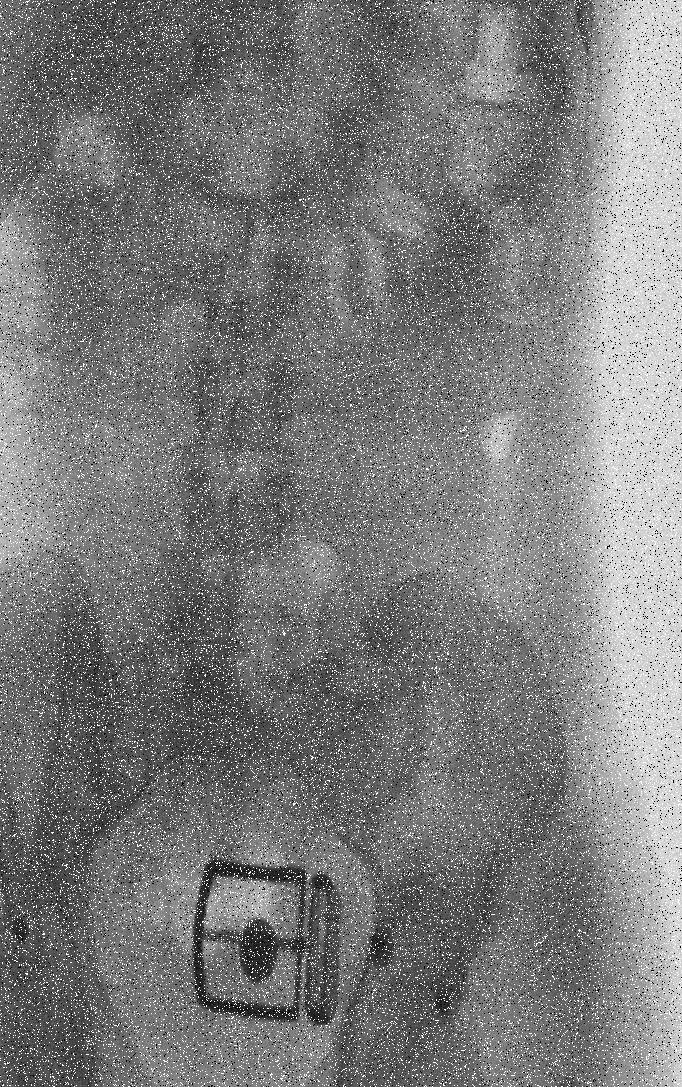
#> input picture HW3/Q4/Noisy_Spine.png, 682 x 1087 px
$ jupyter execute Q4.ipynb
#> lines starting #> are read from the running program, lines starting #| are printed output that depends on the picture
[cell 1]
import cv2 as cv
import numpy as np
import matplotlib.pyplot as plt

img = cv.imread('Noisy_Spine.png', 0)
#> img is the input picture: shape (1087, 682); min 0, max 255, mean 123.5

# A
med = cv.medianBlur(img, 5)
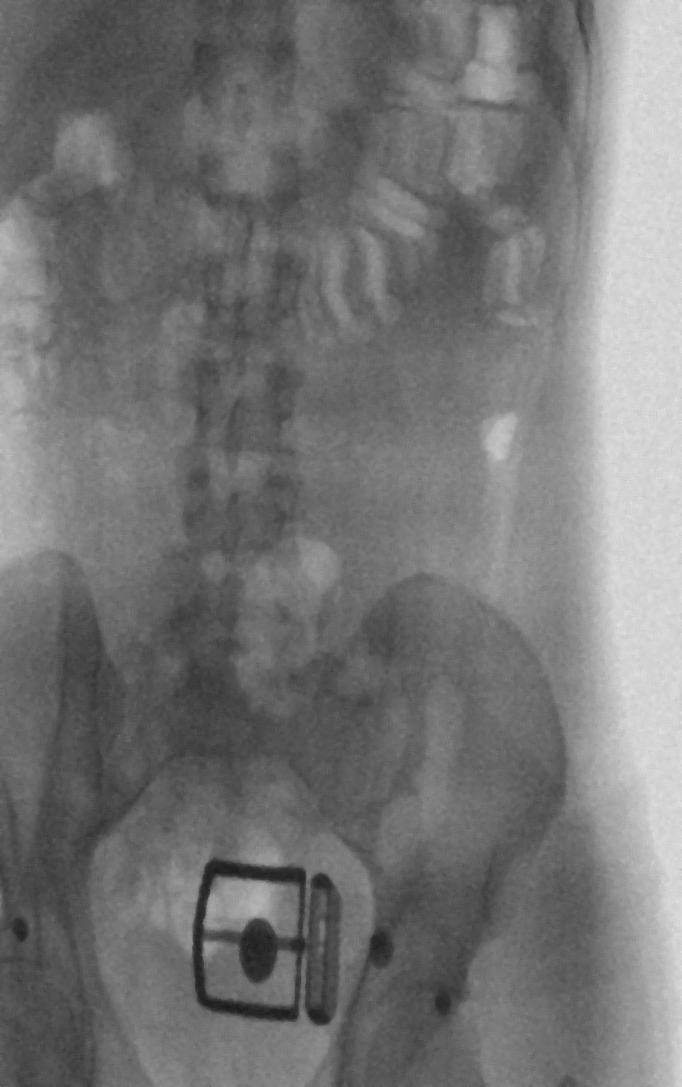
#> med: shape (1087, 682); min 26, max 226, mean 116.7

# B
avg = cv.GaussianBlur(med, (3, 3), 0)

# C
lap_kernel = np.array([[1, 1, 1],
                      [1, -8,1],
                      [1, 1, 1]])
mask = cv.filter2D(avg, -1, lap_kernel)
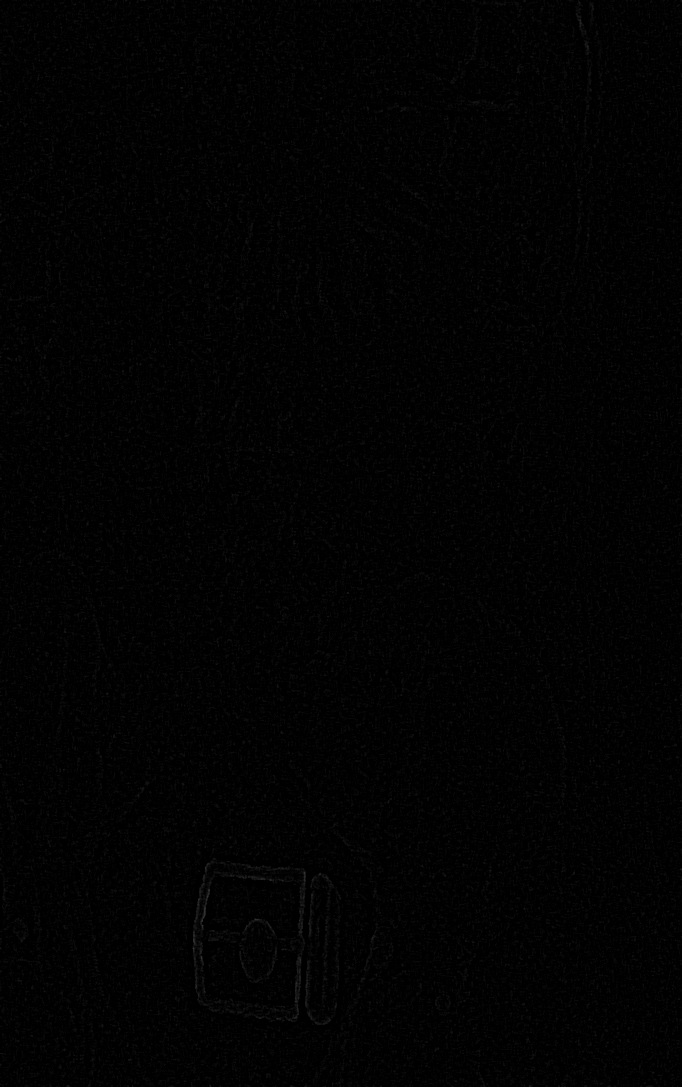
#> mask: shape (1087, 682); min 0, max 51, mean 2.1

avg = avg - (1)*mask

avg[np.where(avg < 0)] = 0
avg[np.where(avg > 255)] = 255

lap = avg.astype(np.uint8)

# D
fig, ax = plt.subplots(2, 2, figsize=(5, 10))
ax = plt.subplot(2, 2, 1)
ax.set_title('Original')
plt.imshow(img, cmap='gray', vmin=0 , vmax=255)
ax.axis('off')

ax = plt.subplot(2, 2, 2)
ax.set_title('Median')
ax.imshow(med, cmap='gray',  vmin=0 , vmax=255)
ax.axis('off')

ax = plt.subplot(2, 2, 3)
ax.set_title('Average')
ax.imshow(avg, cmap='gray',  vmin=0 , vmax=255)
ax.axis('off')

ax = plt.subplot(2, 2, 4)
ax.set_title('Laplacian')
ax.imshow(lap, cmap='gray',  vmin=0 , vmax=255)
ax.axis('off')

plt.show()
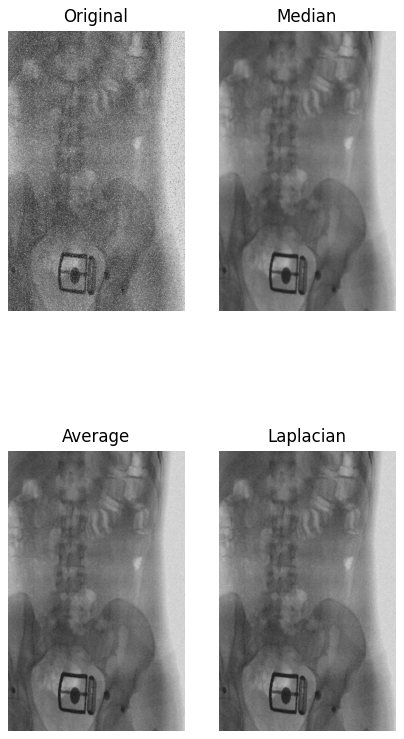
#> figure drawn by matplotlib, 4 panels

[cell 2]
# D
avg = cv.GaussianBlur(img, (5, 5), 0)

med = cv.medianBlur(avg, 3)

lap_kernel = np.array([[1, 1, 1],
                      [1, -8,1],
                      [1, 1, 1]])
mask = cv.filter2D(med, -1, lap_kernel)
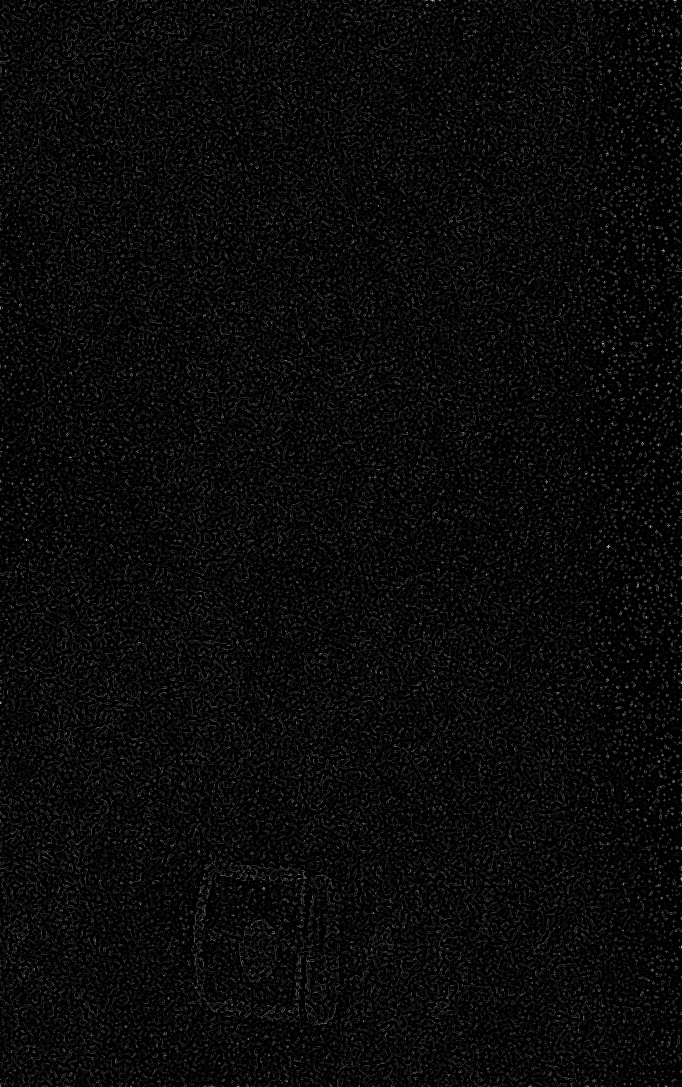
#> mask: shape (1087, 682); min 0, max 195, mean 10

med = med - (1)*mask
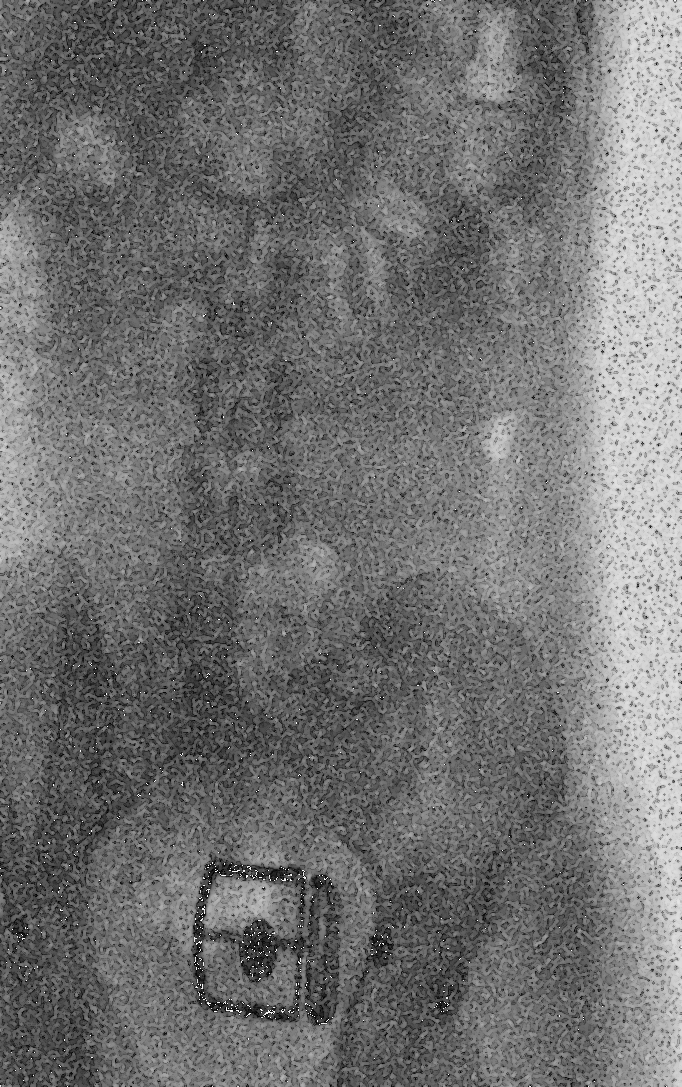
#> med: shape (1087, 682); min 0, max 255, mean 113.6

med[np.where(med < 0)] = 0
med[np.where(med > 255)] = 255

lap = med.astype(np.uint8)

plt.title('laplacian')
plt.imshow(lap, cmap='gray',  vmin=0 , vmax=255)
plt.axis(False)
plt.show()
